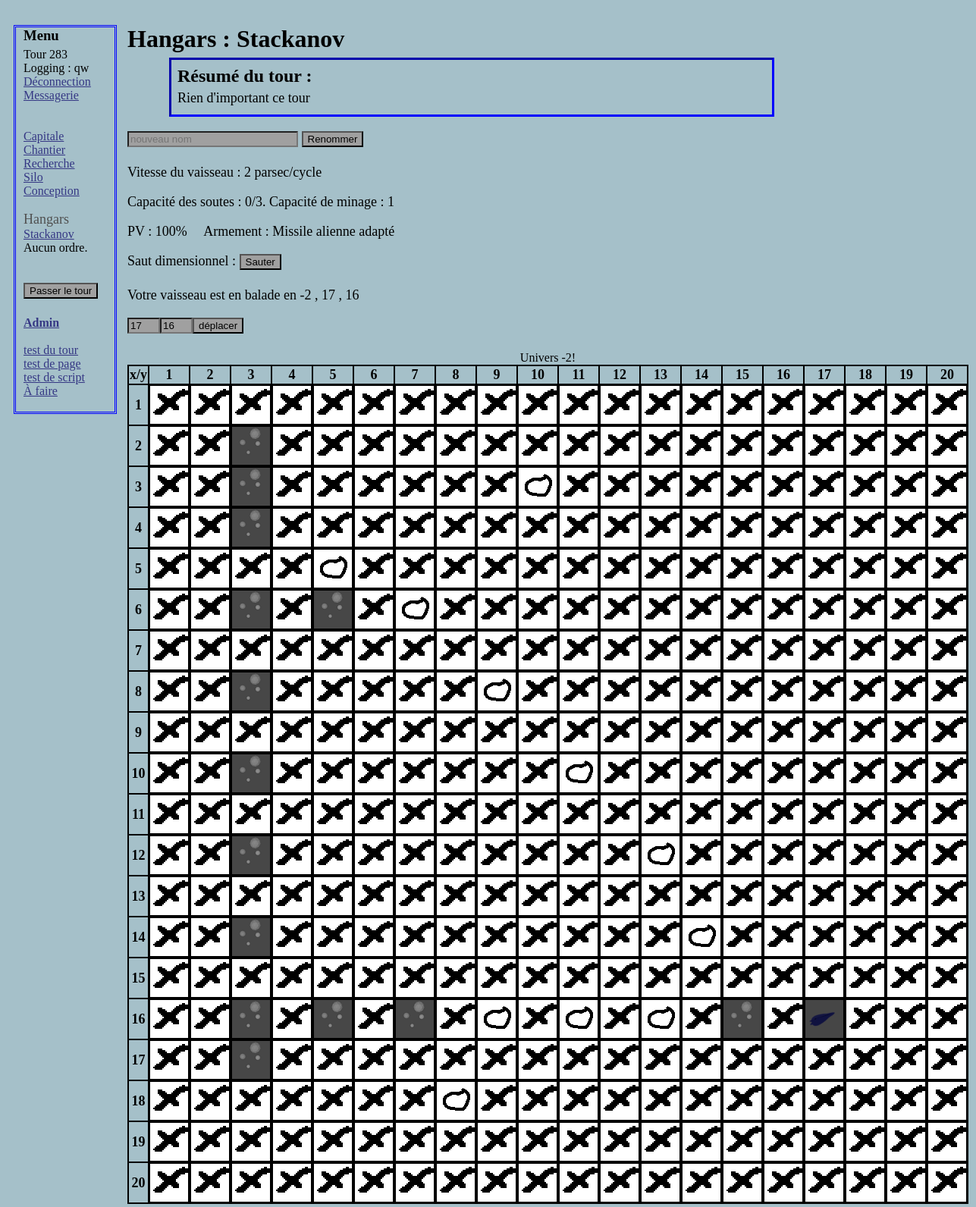
Page /hangars.php?id=4 (signed in) on the committed database.
### tables this page shows
CREATE TABLE `tour` (
  `id` int(11) NOT NULL AUTO_INCREMENT,
  `datetour` datetime NOT NULL DEFAULT CURRENT_TIMESTAMP,
  `resume` text,
  PRIMARY KEY (`id`)
);

CREATE TABLE `vaisseau` (
  `idvaisseau` int(11) NOT NULL AUTO_INCREMENT,
  `idjoueurbat` int(11) NOT NULL,
  `typevaisseau` int(11) NOT NULL,
  `univers` int(11) NOT NULL DEFAULT '0',
  `x` int(11) NOT NULL DEFAULT '0',
  `y` int(11) DEFAULT '0',
  `nomvaisseau` varchar(32) NOT NULL DEFAULT 'Vaisseau',
  `vitesse` int(11) NOT NULL DEFAULT '1',
  `capacitedesoute` int(11) NOT NULL DEFAULT '1',
  `capaciteminage` int(11) NOT NULL DEFAULT '1',
  `HPmaxvaisseau` int(11) NOT NULL DEFAULT '3',
  `HPvaisseau` int(11) NOT NULL DEFAULT '3',
  `biensvaisseau` int(11) DEFAULT '0',
  `titanevaisseau` int(11) NOT NULL DEFAULT '0',
  PRIMARY KEY (`idvaisseau`)
);

CREATE TABLE `items` (
  `iditem` int(11) NOT NULL AUTO_INCREMENT,
  `nombatiment` varchar(64) NOT NULL,
  `coutbien` int(11) NOT NULL DEFAULT '100',
  `couttitane` int(11) NOT NULL DEFAULT '0',
  `typeitem` varchar(32) NOT NULL,
  `technescessaire` int(11) NOT NULL DEFAULT '0',
  `itemnecessaire` int(11) DEFAULT '0',
  `description` varchar(512) DEFAULT NULL,
  `nomlimite` varchar(32) DEFAULT NULL,
  `souscategorie` varchar(64) NOT NULL,
  PRIMARY KEY (`iditem`)
);

### Hangars.php (the view, shortened to what this page needs)
<?php
include("include/BDDconnection.php");
?>
<!DOCTYPE html>
<html>
  <head>
    <link rel="stylesheet" href="style.css" />
  </head>
<body>
  <?php include("include/menu.php");
  $reqvaisseau = $bdg->prepare('SELECT * FROM vaisseau WHERE idvaisseau = ?');
  $reqvaisseau->execute(array($_GET['id']));
  $repvaisseau = $reqvaisseau->fetch();
  ?>
  <div class="corps">
    <h1>Hangars : <?php echo $repvaisseau['nomvaisseau'] ;?></h1>
<?php
include("include/resume.php");
include("include/fonctionhangars.php");
$reqcomposantsurlevaisseau = $bdd->prepare("SELECT i.nombatiment FROM gamer.composantvaisseau c
          INNER JOIN items i ON i.iditem = c.iditemcomposant
          WHERE c.idvaisseaucompo = ? AND c.typecomposant = ?");
?>
<form method="post" action="script/renommervaisseau.php">
    <p>
        <input type="text" name="nouveaunom" id="nouveaunom" placeholder="nouveau nom" size="25" maxlength="80" />
        <input type="submit" value="Renommer" />
    </p>
</form>
<?php
  if ($replvl['lvl']>=3)
    {
    echo '<p>Vitesse du vaisseau : ' . $repvaisseau['vitesse'] . ' parsec/cycle</p>';
    }
$a = 0;
  if ($replvl['lvl']>=3)
    {
    echo '<p>Capacité des soutes : ' . $a . '/' . $repvaisseau['capacitedesoute'] . '. Capacité de minage : ' . $repvaisseau['capaciteminage'] . '</p>';
    }
  if ($replvl['lvl']>=5)
    {
    $PourcentHP = $repvaisseau['HPvaisseau'] / $repvaisseau['HPmaxvaisseau'] * 100 ;
    if ($PourcentHP != 100 AND $repvaisseau['x'] == 0 AND $repvaisseau['y'] == 0 AND $repvaisseau['univers'] == $_SESSION['id'])
    	{
    	formulaireordredeplacement(7, $_GET['id'], 'PV : ' . number_format($PourcentHP, 0) . '% ', 0, 0, 0);
    	}
    else
    	{
    	echo '<p>PV : ' . number_format($PourcentHP, 0) . '%';
    	}
    $reqcomposantsurlevaisseau->execute(array($_GET['id'], 'arme'));
    $repcomposantsurlevaisseau = $reqcomposantsurlevaisseau->fetch();
    echo '&emsp; Armement : ';
      if (isset($repcomposantsurlevaisseau['nombatiment']))
        {
        echo ucfirst($repcomposantsurlevaisseau['nombatiment']);
        }
      else
        {
        echo 'Vaisseau non armé.';
        }
    echo '</p>';
    }
$reqdect = $bdg->prepare('SELECT idexplore FROM explore WHERE x = ? AND y = ? AND univers = ? AND idexplorateur = ? LIMIT 1');
$reqplanete = $bda->prepare('SELECT idplanete FROM planete WHERE xplanete = ? AND yplanete = ? AND universplanete = ? LIMIT 1');
$reqasteroide = $bda->prepare('SELECT idasteroide , quantite , typeitemsaste FROM champsasteroides WHERE xaste = ? AND yaste = ? AND uniaste = ? LIMIT 1');
$reqvaisseaucarte = $bdg->prepare('SELECT idvaisseau FROM vaisseau WHERE x = ? AND y = ? AND univers = ? AND idjoueurbat <> ? LIMIT 1');
$ordredeplacementactuel = $bdg->prepare('SELECT * FROM ordredeplacement WHERE idvaisseaudeplacement = ?');
$ordredeplacementactuel->execute(array($_GET['id']));
$reponseordredeplacementactuel = $ordredeplacementactuel->fetch();
$reqasteroide->execute(array($repvaisseau['x'] , $repvaisseau['y'], $repvaisseau['univers']));
if ($repvaisseau['x'] == 0 AND $repvaisseau['y'] == 0 AND $repvaisseau['univers'] == $_SESSION['id'])
  {
  $reqcomposantsurlevaisseau->execute(array($_GET['id'], 'noyau'));
  $repcomposantsurlevaisseau = $reqcomposantsurlevaisseau->fetch();
  if (isset($repcomposantsurlevaisseau['nombatiment']))
      {
      formulaireordredeplacement(10, $_GET['id'], 'Saut dimensionnel : ', 0, 0, 0);
      }
  echo '<h3></br>Votre vaisseau est au hangars.</h3>' ;
  if (isset($reponseordredeplacementactuel['typeordre']))
    {
    annulerordrededeplacement($reponseordredeplacementactuel['typeordre'], $_GET['id'], $reponseordredeplacementactuel['xdestination'], $reponseordredeplacementactuel['ydestination'], $reponseordredeplacementactuel['bloque']);
    }
  formulaireordredeplacement(4, $_GET['id'], 0, 0, 0, 0);
  if ($replvl['lvl']>=6)
    {
    echo '<h2>Composants dans votre vaisseau :</h2>';
    composanthangars('moteur', $_SESSION['id'], $_GET['id']);
    composanthangars('soute', $_SESSION['id'], $_GET['id']);
    composanthangars('arme', $_SESSION['id'], $_GET['id']);
    if ($replvl['lvl']>=8)
      {
      composanthangars('coque', $_SESSION['id'], $_GET['id']);
      }
    if ($replvl['lvl']>=10)
      {
      composanthangars('noyau', $_SESSION['id'], $_GET['id']);
      }
    echo '<h2>Composants dans les stocks :</h2>';
    $reqsiloitems = $bdd->prepare("
                    SELECT s.quantite, i.description, i.nombatiment
                    FROM gamer.silo s
                    INNER JOIN items i
                    ON i.iditem = s.iditems
                    WHERE s.idjoueursilo = ?
                    AND i.typeitem = 'composant'");
    $reqsiloitems->execute(array($_SESSION['id']));
    $b = 0;
    while($repsiloitems = $reqsiloitems->fetch())
      {
      if ($repsiloitems['quantite']>0)
        {
        $b++;
        echo $repsiloitems['quantite'] . ' ' . $repsiloitems['nombatiment'] . '</br>';
        }
      }
    if ($b == 0)
      {
      echo 'Rien en stock' ;
      }
    }
  }
elseif ($repvaisseau['univers'] == 0)
  {
  $jourrestant = $reponseordredeplacementactuel['xdestination']+1;
  echo '<p>Votre vaisseau est en cours de voyage. Reste '.$jourrestant.' jours.</p>';
  }
else
  {
  $reqcomposantsurlevaisseau->execute(array($_GET['id'], 'noyau'));
  $repcomposantsurlevaisseau = $reqcomposantsurlevaisseau->fetch();
  if (isset($repcomposantsurlevaisseau['nombatiment']))
      {
      formulaireordredeplacement(10, $_GET['id'], 'Saut dimensionnel : ', 0, 0, 0);
      }
  if ($repvaisseau['univers'] > 0)
    {
    $xymax = 5 ;
    }
  else
    {
    $xymax = 20 ;
    }
    echo '<p>Votre vaisseau est en balade en ' . $repvaisseau['univers'] . ' , ' . $repvaisseau['x'] . ' , ' . $repvaisseau['y'] . '</p>';
    if (isset($_GET['x']))
      {
      formulaireordredeplacement(0, $_GET['id'], 0, $_GET['x'], $_GET['y'], $xymax);
      }
    else
      {
      formulaireordredeplacement(0, $_GET['id'], 0, $repvaisseau['x'], $repvaisseau['y'], $xymax);
      }
    for ($y = 0 ; $y <= $xymax ; $y++)
      {
    for ($x = 0 ; $x <= $xymax ; $x++)
      {
      if ($x == 0 AND $y == 0)
        {
        echo '<table class = "carte"><caption>Univers ' . $repvaisseau['univers'] . '!</caption><tr><td class = "xycarte">x/y</td>' ;
        }
      elseif ($x > 0 AND $x <= $xymax AND $y > 0 AND $y <= $xymax)
        {
        $reqvaisseaucarte->execute(array($x , $y, $repvaisseau['univers'], $_SESSION['id']));
        $repvaisseaucarte = $reqvaisseaucarte->fetch();
        $reqplanete->execute(array($x , $y, $repvaisseau['univers']));
        $repplanete = $reqplanete->fetch();
        $reqasteroide->execute(array($x , $y, $repvaisseau['univers']));
        $repasteroide = $reqasteroide->fetch();
        $reqdect->execute(array($x , $y, $repvaisseau['univers'], $_SESSION['id']));
        $repdect = $reqdect->fetch();
          if ($repvaisseau['x'] == $x AND $repvaisseau['y'] == $y)
            {
            echo '<td class = "tdcarte"><a href="hangars.php?id=' . $_GET['id'] . '&amp;x=' . $x . '&amp;y=' . $y . '"><img class = "carte" src="imagecarte/monvaisseau.png" alt="monvaisseau" /></a></td>';
            }
          elseif (isset($repvaisseaucarte['idvaisseau']))
            {
            echo '<td class = "tdcarte"><a href="hangars.php?id=' . $_GET['id'] . '&amp;x=' . $x . '&amp;y=' . $y . '"><img class = "carte" src="imagecarte/vaisseaumechant.png" alt="vaisseaumechant" /></a></td>' ;
            }
          elseif (isset($repplanete['idplanete']))
            {
            echo '<td class = "tdcarte"><a href="hangars.php?id=' . $_GET['id'] . '&amp;x=' . $x . '&amp;y=' . $y . '"><img class = "carte" src="imagecarte/planete.png" alt="planete" /></a></td>' ;
            }
          elseif (isset($repasteroide['idasteroide']))
            {
            echo '<td class = "tdcarte"><a href="hangars.php?id=' . $_GET['id'] . '&amp;x=' . $x . '&amp;y=' . $y . '"><img class = "carte" src="imagecarte/asteroide.png" alt="asteroide" /></a></td>' ;
            }
           elseif (isset($repdect['idexplore']))
            {
            echo '<td class = "tdcarte"><a href="hangars.php?id=' . $_GET['id'] . '&amp;x=' . $x . '&amp;y=' . $y . '"><img class = "carte" src="imagecarte/explore.png" alt="explore" /></a></td>' ;
          }
           else
            {
            echo '<td class = "tdcarte"><a href="hangars.php?id=' . $_GET['id'] . '&amp;x=' . $x . '&amp;y=' . $y . '"><img class = "carte" src="imagecarte/inconnu.png" alt="inconnu" /></a></td>' ;
          }
      }
      elseif ($x == 0 AND $y > 0 AND $y <= $xymax)
        {
          echo '<tr><td class = "xycarte">' . $y . '</td>' ;
        }
      elseif ($x > 0 AND $x <= $xymax AND $y == 0)
        {
          echo '<td class = "xycarte">' . $x . '</td>' ;
        }
      if ($x == $xymax)
        {
        echo '</tr>' ;
        }
      if ($x == $xymax AND $y == $xymax)
        {
        echo '</table>' ;
        }
      }}
  }
?>
  </div>
  </body>
</html>

### include/Menu.php (shortened to what this page needs)
<nav class="menu">
    <div>
        <h3>Menu</h3>
           	<?php
            $reponse = $bda->query('SELECT id FROM tour ORDER BY id DESC LIMIT 1');
            $touractuel = $reponse->fetch();
            $reponse->closeCursor();?>
            Tour <?php echo $touractuel['id'] ; ?>
            <?php
            If (!isset($_SESSION['pseudo']))
			{
            echo '<a class ="lienmenu" href="Accueil.php">Accueil</a>' ;
           	}
			else
			{
           	$reqlvl = $bdg->prepare('SELECT lvl from utilisateurs WHERE id= ?');
            $reqlvl->execute(array($_SESSION['id']));
            $replvl = $reqlvl->fetch();
            echo 'Logging : ' . $_SESSION['pseudo'] . ' </br> ';
            ?>
            <a class ="lienmenu" href="script/deconnection.php">Déconnection</a> </br>
            <a class ="lienmenu" href="Messagerie.php">Messagerie</br>
            </a></br>
            <a class ="lienmenu"  href="Capitale.php">Capitale</a> </br>
            <?php
            if ($replvl['lvl'] > 0)
                {
                echo '<a class ="lienmenu" href="Chantier.php">Chantier</a></br>';
                echo '<a class ="lienmenu" href="recherche.php">Recherche</a></br>';
			    }
            if ($replvl['lvl'] > 5)
                {
                echo '<a class ="lienmenu" href="silo.php">Silo</a></br>';
                }
            if ($replvl['lvl'] > 7)
                {
                echo '<a class ="lienmenu" href="design.php">Conception</a></br>';
                }
            $ecrirehangars = 1 ;
            $reqvaiss = $bdg->prepare('SELECT v.idvaisseau, v.nomvaisseau, o.typeordre FROM vaisseau v LEFT JOIN ordredeplacement o ON o.idvaisseaudeplacement = v.idvaisseau WHERE v.idjoueurbat = ? AND v.typevaisseau = 5 ORDER BY v.idvaisseau');
            $reqvaiss->execute(array($_SESSION['id']));
            while ($repvaiss = $reqvaiss->fetch())
                {
                if ($ecrirehangars == 1) {echo '</br><span class = "hangars">Hangars</span></br>' ; }
                    $ecrirehangars = 2 ;
                echo '<a class ="lienmenu" href="hangars.php?id=' . $repvaiss['idvaisseau'] . '">' . $repvaiss['nomvaisseau'] . '</a></br>';
                switch ($repvaiss['typeordre'])
                    {
                    case '':
					echo "Aucun ordre.";
                    break;
                    }
                }
            }
    		?>
			<form action="tour/Gestionglobale.php">
			<p>
			    <input type="submit" value="Passer le tour" />
			</p>
			</form>
            <b><a class ="lienmenu" href="Administration.php">Admin</a></b></br> </br>
            <a class ="lienmenu" href="tour/test.php">test du tour</a> </br>
            <a class ="lienmenu" href="test.php?id=2">test de page</a> </br>
            <a class ="lienmenu" href="script/test.php?table=autre&amp;backup=non">test de script</a> </br>
            <a class ="lienmenu" href="afaire.php">À faire</a> </br> </br>
    </div>
</nav>

### include/resume.php (shortened to what this page needs)
<div class = 'resume'>
<div class = 'titreresume'>Résumé du tour :</br></div>
<?php
if (!isset($message))
  {
  echo '<div class = \'texteresume\'>Rien d\'important ce tour </div></br>';
  }
?>
</div>

### include/fonctionhangars.php (shortened to what this page needs)
  </form><?php
function formulaireordredeplacement($typeordre, $idvaisseau, $texteexplication, $valeur1, $valeur2, $valeur3)
  {
  switch ($typeordre)
    {
    case 0:
      $texteexplication = '<input type="number" name="xobjectif" value="' . $valeur1 . '" min="1" max="' . $valeur3 . '"><input type="number" name="yobjectif" value="' . $valeur2 . '" min="1" max="' . $valeur3 . '">';
      $textevalidation = 'déplacer';
    break;
    case 10:
      $texteexplication = 'Saut dimensionnel : ';
      $textevalidation = 'Sauter';
    break;
    }
  echo '<form method="post" action="script/ordredeplacement.php"><p>';
  echo $texteexplication ;
  echo '<input type="submit" value="' . $textevalidation . '" />';
  echo '</p></form>';
  }
  ?>

### css/general.css (style rules this page uses)
body { background-color: rgb(165,192,201);; color: black; padding-top: 25px; padding-left:10px; }
.corps { margin-left:140px; display: flex; flex-wrap: nowrap; flex-direction: column; display: inline-block; vertical-align: top; padding-left:10px; }

### css/menu.css (style rules this page uses)
.menu { position:absolute; width: 120px; vertical-align: top; border: 3px blue double; padding-left:10px; }
.lienmenu { color: rgb(53,55,132); }
.hangars { color: rgb(80,80,80); font-family: Impact; font-size: large; }

### css/formulaire.css (style rules this page uses)
input[type="number"] { width:35px; }
input , select { background-color: rgb(160,160,160); margin-bottom: 5px; }
form { display: inline }

### css/block.css (style rules this page uses)
p { font-size: large; }
h1 { margin-top: 0px ; padding-top: 0px; margin-left: 0px ; }
h3 { margin-top: 0px ; padding-top: 0px; margin-left: 0px ; margin-bottom: 5px ; padding-bottom: 0px; }

### css/resume.css (style rules this page uses)
.resume { position: relative; left: 55px; border: 3px blue inset; padding: 8px; margin-bottom: 15px; width: 70%; }
.titreresume { font-weight: bold; margin-bottom: 5px; font-size: x-large; }
.texteresume { margin-bottom: -15px; font-size: large; }

### css/carte.css (style rules this page uses)
td.tdcarte { border: 2px solid black; padding: 0px; width:150px; height: 50px; }
td.xycarte { border: 2px solid black; }
table.carte { border-collapse: collapse; width:150px; height: 150px; text-align: center; }
.carte { margin-bottom: -4px; }
img.carte { border: 0.1px solid black; }
.xycarte { font-size: large; font-weight: bold; }

### rows in the picture
tour: id "283"
vaisseau: nomvaisseau "Stackanov", vitesse "2", capacitedesoute "3", capaciteminage "1", PourcentHP "100", univers "-2", x "17", y "16", xobjectif "17", yobjectif "16"
items: nombatiment "Missile alienne adapté"

### other values in the picture
$_SESSION['pseudo'] "qw"
$a "0"
$texteexplication "Saut dimensionnel :"
